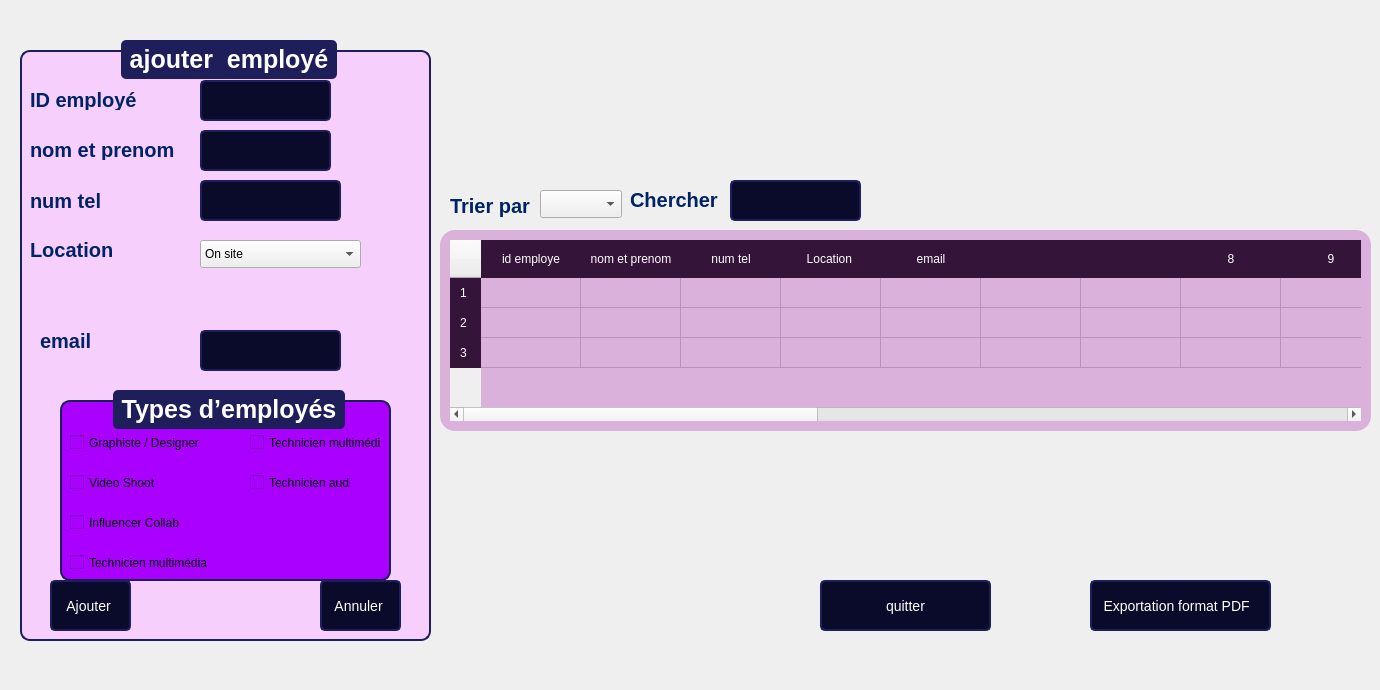
    <widget class="QWidget" name="page_7">
     <widget class="QLabel" name="label_7">
      <property name="geometry">
       <rect>
        <x>-10</x>
        <y>0</y>
        <width>1311</width>
        <height>681</height>
       </rect>
      </property>
      <property name="text">
       <string/>
      </property>
      <property name="pixmap">
       <pixmap>../../Downloads/aarriere plan.png</pixmap>
      </property>
      <property name="scaledContents">
       <bool>true</bool>
      </property>
     </widget>
     <widget class="QLabel" name="label_170">
      <property name="geometry">
       <rect>
        <x>630</x>
        <y>190</y>
        <width>131</width>
        <height>20</height>
       </rect>
      </property>
      <property name="styleSheet">
       <string notr="true">QLabel {
	font: 6pt &quot;Segoe UI&quot;;
    font-size: 20px;
    font-weight: bold;
    color: #002366;  /* Bleu foncé */
}
</string>
      </property>
      <property name="text">
       <string>Chercher </string>
      </property>
     </widget>
     <widget class="QGroupBox" name="groupBox_18">
      <property name="geometry">
       <rect>
        <x>20</x>
        <y>40</y>
        <width>411</width>
        <height>601</height>
       </rect>
      </property>
      <property name="styleSheet">
       <string notr="true">QGroupBox {
    font-family: &quot;Arial&quot;;
    font-size: 25px;
    font-weight: bold;
    color: #0A0A2A;
    border: 2px solid #1E1E5A;
    border-radius: 10px;
    margin-top: 10px;
    background-color: #F6CFFC;
}

QGroupBox::title {
    subcontrol-origin: margin;
    subcontrol-position: top center;
    padding: 5px;
    background-color: #1E1E5A;
    color: white;
    border-radius: 5px;
}
</string>
      </property>
      <property name="title">
       <string>ajouter  employé</string>
      </property>
      <widget class="QLabel" name="label_216">
       <property name="geometry">
        <rect>
         <x>10</x>
         <y>50</y>
         <width>211</width>
         <height>20</height>
        </rect>
       </property>
       <property name="styleSheet">
        <string notr="true">QLabel {
    font-size: 20px;
    font-weight: bold;
    color: #002366;  /* Bleu foncé */
}</string>
       </property>
       <property name="text">
        <string>ID employé</string>
       </property>
      </widget>
      <widget class="QLabel" name="label_217">
       <property name="geometry">
        <rect>
         <x>10</x>
         <y>100</y>
         <width>201</width>
         <height>20</height>
        </rect>
       </property>
       <property name="styleSheet">
        <string notr="true">QLabel {
	font: 6pt &quot;Segoe UI&quot;;
    font-size: 20px;
    font-weight: bold;
    color: #002366;  /* Bleu foncé */
}
</string>
       </property>
       <property name="text">
        <string>nom et prenom</string>
       </property>
      </widget>
      <widget class="QLineEdit" name="lineEdit_56">
       <property name="geometry">
        <rect>
         <x>180</x>
         <y>40</y>
         <width>131</width>
         <height>41</height>
        </rect>
       </property>
       <property name="styleSheet">
        <string notr="true">QLineEdit, QDateTimeEdit {
    font-family: &quot;Arial&quot;;
    font-size: 14px;
    color: white;
    background-color: #0A0A2A;
    border: 2px solid #1E1E5A;
    border-radius: 5px;
    padding: 5px;
}

QPushButton {
    font-family: &quot;Arial Black&quot;;
    font-size: 14px;
    color: white;
    background-color: #0A0A2A;
    border: 2px solid #1E1E5A;
    border-radius: 5px;
    padding: 5px;
}

QPushButton:hover {
    background-color: #1E1E5A;
}
</string>
       </property>
      </widget>
      <widget class="QLineEdit" name="l2_56">
       <property name="geometry">
        <rect>
         <x>180</x>
         <y>90</y>
         <width>131</width>
         <height>41</height>
        </rect>
       </property>
       <property name="styleSheet">
        <string notr="true">QLineEdit, QDateTimeEdit {
    font-family: &quot;Arial&quot;;
    font-size: 14px;
    color: white;
    background-color: #0A0A2A;
    border: 2px solid #1E1E5A;
    border-radius: 5px;
    padding: 5px;
}

QPushButton {
    font-family: &quot;Arial Black&quot;;
    font-size: 14px;
    color: white;
    background-color: #0A0A2A;
    border: 2px solid #1E1E5A;
    border-radius: 5px;
    padding: 5px;
}

QPushButton:hover {
    background-color: #1E1E5A;
}

</string>
       </property>
      </widget>
      <widget class="QLabel" name="label_219">
       <property name="geometry">
        <rect>
         <x>20</x>
         <y>280</y>
         <width>181</width>
         <height>41</height>
        </rect>
       </property>
       <property name="styleSheet">
        <string notr="true">QLabel {
    font-size: 20px;
    font-weight: bold;
    color: #002366;  /* Bleu foncé */
}</string>
       </property>
       <property name="text">
        <string>email</string>
       </property>
      </widget>
      <widget class="QLineEdit" name="l2_57">
       <property name="geometry">
        <rect>
         <x>180</x>
         <y>140</y>
         <width>141</width>
         <height>41</height>
        </rect>
       </property>
       <property name="styleSheet">
        <string notr="true">QLineEdit, QDateTimeEdit {
    font-family: &quot;Arial&quot;;
    font-size: 14px;
    color: white;
    background-color: #0A0A2A;
    border: 2px solid #1E1E5A;
    border-radius: 5px;
    padding: 5px;
}

QPushButton {
    font-family: &quot;Arial Black&quot;;
    font-size: 14px;
    color: white;
    background-color: #0A0A2A;
    border: 2px solid #1E1E5A;
    border-radius: 5px;
    padding: 5px;
}

QPushButton:hover {
    background-color: #1E1E5A;
}

</string>
       </property>
      </widget>
      <widget class="QLabel" name="label_220">
       <property name="geometry">
        <rect>
         <x>10</x>
         <y>200</y>
         <width>131</width>
         <height>20</height>
        </rect>
       </property>
       <property name="styleSheet">
        <string notr="true">QLabel {
	font: 6pt &quot;Segoe UI&quot;;
    font-size: 20px;
    font-weight: bold;
    color: #002366;  /* Bleu foncé */
}
</string>
       </property>
       <property name="text">
        <string>Location </string>
       </property>
      </widget>
      <widget class="QLabel" name="label_221">
       <property name="geometry">
        <rect>
         <x>10</x>
         <y>140</y>
         <width>201</width>
         <height>41</height>
        </rect>
       </property>
       <property name="styleSheet">
        <string notr="true">QLabel {
	font: 6pt &quot;Segoe UI&quot;;
    font-size: 20px;
    font-weight: bold;
    color: #002366;  /* Bleu foncé */
}
</string>
       </property>
       <property name="text">
        <string>num tel</string>
       </property>
      </widget>
      <widget class="QLineEdit" name="l2_58">
       <property name="geometry">
        <rect>
         <x>180</x>
         <y>290</y>
         <width>141</width>
         <height>41</height>
        </rect>
       </property>
       <property name="styleSheet">
        <string notr="true">QLineEdit, QDateTimeEdit {
    font-family: &quot;Arial&quot;;
    font-size: 14px;
    color: white;
    background-color: #0A0A2A;
    border: 2px solid #1E1E5A;
    border-radius: 5px;
    padding: 5px;
}

QPushButton {
    font-family: &quot;Arial Black&quot;;
    font-size: 14px;
    color: white;
    background-color: #0A0A2A;
    border: 2px solid #1E1E5A;
    border-radius: 5px;
    padding: 5px;
}

QPushButton:hover {
    background-color: #1E1E5A;
}

</string>
       </property>
      </widget>
      <widget class="QPushButton" name="pushButton_111">
       <property name="geometry">
        <rect>
         <x>300</x>
         <y>540</y>
         <width>81</width>
         <height>51</height>
        </rect>
       </property>
       <property name="styleSheet">
        <string notr="true">QLineEdit, QDateTimeEdit {
    font-family: &quot;Arial&quot;;
    font-size: 14px;
    color: white;
    background-color: #0A0A2A;
    border: 2px solid #1E1E5A;
    border-radius: 5px;
    padding: 5px;
}

QPushButton {
    font-family: &quot;Arial Black&quot;;
    font-size: 14px;
    color: white;
    background-color: #0A0A2A;
    border: 2px solid #1E1E5A;
    border-radius: 5px;
    padding: 5px;
}

QPushButton:hover {
    background-color: #1E1E5A;
}
</string>
       </property>
       <property name="text">
        <string>Annuler </string>
       </property>
       <property name="icon">
        <iconset>
         <normaloff>:/icons/icones/addition.png</normaloff>:/icons/icones/addition.png</iconset>
       </property>
       <property name="iconSize">
        <size>
         <width>20</width>
         <height>20</height>
        </size>
       </property>
      </widget>
      <widget class="QComboBox" name="comboBox_18">
       <property name="geometry">
        <rect>
         <x>180</x>
         <y>200</y>
         <width>161</width>
         <height>28</height>
        </rect>
       </property>
       <item>
        <property name="text">
         <string>On site </string>
        </property>
       </item>
       <item>
        <property name="text">
         <string>Remote </string>
        </property>
       </item>
       <item>
        <property name="text">
         <string>Hybrid</string>
        </property>
       </item>
       <item>
        <property name="text">
         <string/>
        </property>
       </item>
      </widget>
      <widget class="QGroupBox" name="groupBox_22">
       <property name="geometry">
        <rect>
         <x>40</x>
         <y>350</y>
         <width>331</width>
         <height>191</height>
        </rect>
       </property>
       <property name="styleSheet">
        <string notr="true">background-color: rgb(85, 170, 255);
background-color: rgb(170, 0, 255);</string>
       </property>
       <property name="title">
        <string>Types d’employés</string>
       </property>
       <widget class="QCheckBox" name="checkBox_67">
        <property name="geometry">
         <rect>
          <x>10</x>
          <y>80</y>
          <width>121</width>
          <height>25</height>
         </rect>
        </property>
        <property name="text">
         <string>Video Shoot</string>
        </property>
       </widget>
       <widget class="QCheckBox" name="checkBox_68">
        <property name="geometry">
         <rect>
          <x>10</x>
          <y>40</y>
          <width>161</width>
          <height>25</height>
         </rect>
        </property>
        <property name="text">
         <string>Graphiste / Designer</string>
        </property>
       </widget>
       <widget class="QCheckBox" name="checkBox_69">
        <property name="geometry">
         <rect>
          <x>10</x>
          <y>120</y>
          <width>161</width>
          <height>25</height>
         </rect>
        </property>
        <property name="text">
         <string>Influencer Collab</string>
        </property>
       </widget>
       <widget class="QCheckBox" name="checkBox_70">
        <property name="geometry">
         <rect>
          <x>190</x>
          <y>80</y>
          <width>101</width>
          <height>25</height>
         </rect>
        </property>
        <property name="text">
         <string>Technicien audio</string>
        </property>
       </widget>
       <widget class="QCheckBox" name="checkBox_71">
        <property name="geometry">
         <rect>
          <x>190</x>
          <y>40</y>
          <width>131</width>
          <height>25</height>
         </rect>
        </property>
        <property name="text">
         <string>Technicien multimédia</string>
        </property>
       </widget>
       <widget class="QCheckBox" name="checkBox_72">
        <property name="geometry">
         <rect>
          <x>10</x>
          <y>160</y>
          <width>171</width>
          <height>25</height>
         </rect>
        </property>
        <property name="text">
         <string>Technicien multimédia</string>
        </property>
       </widget>
      </widget>
      <widget class="QPushButton" name="pushButton_112">
       <property name="geometry">
        <rect>
         <x>30</x>
         <y>540</y>
         <width>81</width>
         <height>51</height>
        </rect>
       </property>
       <property name="styleSheet">
        <string notr="true">QLineEdit, QDateTimeEdit {
    font-family: &quot;Arial&quot;;
    font-size: 14px;
    color: white;
    background-color: #0A0A2A;
    border: 2px solid #1E1E5A;
    border-radius: 5px;
    padding: 5px;
}

QPushButton {
    font-family: &quot;Arial Black&quot;;
    font-size: 14px;
    color: white;
    background-color: #0A0A2A;
    border: 2px solid #1E1E5A;
    border-radius: 5px;
    padding: 5px;
}

QPushButton:hover {
    background-color: #1E1E5A;
}
</string>
       </property>
       <property name="text">
        <string>Ajouter </string>
       </property>
       <property name="icon">
        <iconset>
         <normaloff>:/icons/icones/addition.png</normaloff>:/icons/icones/addition.png</iconset>
       </property>
       <property name="iconSize">
        <size>
         <width>20</width>
         <height>20</height>
        </size>
       </property>
      </widget>
     </widget>
     <widget class="QComboBox" name="comboBox_10">
      <property name="geometry">
       <rect>
        <x>540</x>
        <y>190</y>
        <width>82</width>
        <height>28</height>
       </rect>
      </property>
     </widget>
     <widget class="QPushButton" name="pushButton_113">
      <property name="geometry">
       <rect>
        <x>820</x>
        <y>580</y>
        <width>171</width>
        <height>51</height>
       </rect>
      </property>
      <property name="styleSheet">
       <string notr="true">QLineEdit, QDateTimeEdit {
    font-family: &quot;Arial&quot;;
    font-size: 14px;
    color: white;
    background-color: #0A0A2A;
    border: 2px solid #1E1E5A;
    border-radius: 5px;
    padding: 5px;
}

QPushButton {
    font-family: &quot;Arial Black&quot;;
    font-size: 14px;
    color: white;
    background-color: #0A0A2A;
    border: 2px solid #1E1E5A;
    border-radius: 5px;
    padding: 5px;
}

QPushButton:hover {
    background-color: #1E1E5A;
}
</string>
      </property>
      <property name="text">
       <string>quitter</string>
      </property>
      <property name="icon">
       <iconset>
        <normaloff>:/icons/icones/addition.png</normaloff>:/icons/icones/addition.png</iconset>
      </property>
      <property name="iconSize">
       <size>
        <width>20</width>
        <height>20</height>
       </size>
      </property>
     </widget>
     <widget class="QTableWidget" name="tableWidget_6">
      <property name="geometry">
       <rect>
        <x>440</x>
        <y>230</y>
        <width>931</width>
        <height>201</height>
       </rect>
      </property>
      <property name="styleSheet">
       <string notr="true">QTableWidget {
    background-color: #DAB1DA;
    color: white;
    border-radius: 15px;
    padding: 10px;
    font-size: 16px;
    border: none;
}

QTableWidget::item {
    padding: 10px;
}

QTableWidget::item:selected {
    background-color: #5555FF;
    color: white;
}

QHeaderView::section {
    background-color: #341539;
    color: white;
    padding: 10px;
    border: none;
}</string>
      </property>
      <property name="rowCount">
       <number>3</number>
      </property>
      <property name="columnCount">
       <number>20</number>
      </property>
      <row/>
      <row/>
      <row/>
      <column>
       <property name="text">
        <string>id employe</string>
       </property>
      </column>
      <column>
       <property name="text">
        <string>nom et prenom</string>
       </property>
      </column>
      <column>
       <property name="text">
        <string>num tel</string>
       </property>
      </column>
      <column>
       <property name="text">
        <string>Location </string>
       </property>
      </column>
      <column>
       <property name="text">
        <string>email</string>
       </property>
      </column>
      <column>
       <property name="text">
        <string/>
       </property>
      </column>
      <column>
       <property name="text">
        <string/>
       </property>
      </column>
      <column/>
      <column/>
      <column/>
      <column/>
      <column/>
      <column/>
      <column/>
      <column/>
      <column/>
      <column/>
      <column/>
      <column/>
      <column/>
      <item row="2" column="7">
       <property name="text">
        <string/>
       </property>
      </item>
      <item row="2" column="8">
       <property name="text">
        <string/>
       </property>
      </item>
      <item row="2" column="9">
       <property name="text">
        <string/>
       </property>
      </item>
      <item row="2" column="10">
       <property name="text">
        <string/>
       </property>
      </item>
      <item row="2" column="11">
       <property name="text">
        <string/>
       </property>
      </item>
      <item row="2" column="12">
       <property name="text">
        <string/>
       </property>
      </item>
      <item row="2" column="13">
       <property name="text">
        <string/>
       </property>
      </item>
      <item row="2" column="15">
       <property name="text">
        <string/>
       </property>
      </item>
      <item row="2" column="16">
       <property name="text">
        <string/>
       </property>
      </item>
      <item row="2" column="17">
       <property name="text">
        <string/>
       </property>
      </item>
      <item row="2" column="18">
       <property name="text">
        <string/>
       </property>
      </item>
      <item row="2" column="19">
       <property name="text">
        <string/>
       </property>
      </item>
     </widget>
     <widget class="QLineEdit" name="l2_59">
      <property name="geometry">
       <rect>
        <x>730</x>
        <y>180</y>
        <width>131</width>
        <height>41</height>
       </rect>
      </property>
      <property name="styleSheet">
       <string notr="true">QLineEdit, QDateTimeEdit {
    font-family: &quot;Arial&quot;;
    font-size: 14px;
    color: white;
    background-color: #0A0A2A;
    border: 2px solid #1E1E5A;
    border-radius: 5px;
    padding: 5px;
}

QPushButton {
    font-family: &quot;Arial Black&quot;;
    font-size: 14px;
    color: white;
    background-color: #0A0A2A;
    border: 2px solid #1E1E5A;
    border-radius: 5px;
    padding: 5px;
}

QPushButton:hover {
    background-color: #1E1E5A;
}

</string>
      </property>
     </widget>
     <widget class="QLabel" name="label_222">
      <property name="geometry">
       <rect>
        <x>450</x>
        <y>190</y>
        <width>131</width>
        <height>31</height>
       </rect>
      </property>
      <property name="styleSheet">
       <string notr="true">QLabel {
	font: 6pt &quot;Segoe UI&quot;;
    font-size: 20px;
    font-weight: bold;
    color: #002366;  /* Bleu foncé */
}
</string>
      </property>
      <property name="text">
       <string>Trier par</string>
      </property>
     </widget>
     <widget class="QPushButton" name="pushButton_114">
      <property name="geometry">
       <rect>
        <x>1090</x>
        <y>580</y>
        <width>181</width>
        <height>51</height>
       </rect>
      </property>
      <property name="styleSheet">
       <string notr="true">QLineEdit, QDateTimeEdit {
    font-family: &quot;Arial&quot;;
    font-size: 14px;
    color: white;
    background-color: #0A0A2A;
    border: 2px solid #1E1E5A;
    border-radius: 5px;
    padding: 5px;
}

QPushButton {
    font-family: &quot;Arial Black&quot;;
    font-size: 14px;
    color: white;
    background-color: #0A0A2A;
    border: 2px solid #1E1E5A;
    border-radius: 5px;
    padding: 5px;
}

QPushButton:hover {
    background-color: #1E1E5A;
}
</string>
      </property>
      <property name="text">
       <string>Exportation format PDF  </string>
      </property>
      <property name="icon">
       <iconset>
        <normaloff>:/icons/icones/addition.png</normaloff>:/icons/icones/addition.png</iconset>
      </property>
      <property name="iconSize">
       <size>
        <width>20</width>
        <height>20</height>
       </size>
      </property>
     </widget>
     <widget class="QLabel" name="label_14">
      <property name="geometry">
       <rect>
        <x>552</x>
        <y>59</y>
        <width>701</width>
        <height>71</height>
       </rect>
      </property>
      <property name="text">
       <string/>
      </property>
      <property name="pixmap">
       <pixmap>../../Downloads/camera 2.jpg</pixmap>
      </property>
      <property name="scaledContents">
       <bool>true</bool>
      </property>
     </widget>
    </widget>
